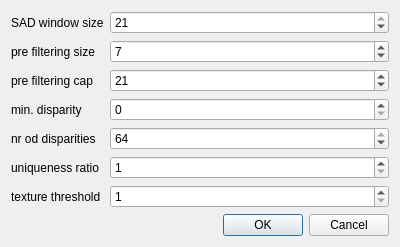
<?xml version="1.0" encoding="UTF-8"?>
<ui version="4.0">
 <class>BMDialog</class>
 <widget class="QDialog" name="BMDialog">
  <property name="geometry">
   <rect>
    <x>0</x>
    <y>0</y>
    <width>400</width>
    <height>227</height>
   </rect>
  </property>
  <property name="windowTitle">
   <string>BMDialog</string>
  </property>
  <layout class="QFormLayout" name="formLayout">
   <item row="0" column="0">
    <widget class="QLabel" name="label">
     <property name="text">
      <string>SAD window size</string>
     </property>
    </widget>
   </item>
   <item row="1" column="0">
    <widget class="QLabel" name="label_2">
     <property name="text">
      <string>pre filtering size</string>
     </property>
    </widget>
   </item>
   <item row="2" column="0">
    <widget class="QLabel" name="label_3">
     <property name="text">
      <string>pre filtering cap</string>
     </property>
    </widget>
   </item>
   <item row="3" column="0">
    <widget class="QLabel" name="label_4">
     <property name="text">
      <string>min. disparity</string>
     </property>
    </widget>
   </item>
   <item row="4" column="0">
    <widget class="QLabel" name="label_5">
     <property name="text">
      <string>nr od disparities</string>
     </property>
    </widget>
   </item>
   <item row="5" column="0">
    <widget class="QLabel" name="label_6">
     <property name="text">
      <string>uniqueness ratio</string>
     </property>
    </widget>
   </item>
   <item row="6" column="0">
    <widget class="QLabel" name="label_7">
     <property name="text">
      <string>texture threshold</string>
     </property>
    </widget>
   </item>
   <item row="4" column="1">
    <widget class="QSpinBox" name="dispBox">
     <property name="minimum">
      <number>16</number>
     </property>
     <property name="maximum">
      <number>64</number>
     </property>
     <property name="singleStep">
      <number>16</number>
     </property>
     <property name="value">
      <number>64</number>
     </property>
    </widget>
   </item>
   <item row="0" column="1">
    <widget class="QSpinBox" name="sadBox">
     <property name="minimum">
      <number>1</number>
     </property>
     <property name="maximum">
      <number>21</number>
     </property>
     <property name="singleStep">
      <number>2</number>
     </property>
     <property name="value">
      <number>21</number>
     </property>
    </widget>
   </item>
   <item row="1" column="1">
    <widget class="QSpinBox" name="preSizeBox">
     <property name="minimum">
      <number>1</number>
     </property>
     <property name="maximum">
      <number>21</number>
     </property>
     <property name="singleStep">
      <number>2</number>
     </property>
     <property name="value">
      <number>7</number>
     </property>
    </widget>
   </item>
   <item row="2" column="1">
    <widget class="QSpinBox" name="preCapBox">
     <property name="minimum">
      <number>3</number>
     </property>
     <property name="maximum">
      <number>31</number>
     </property>
     <property name="singleStep">
      <number>2</number>
     </property>
     <property name="value">
      <number>21</number>
     </property>
    </widget>
   </item>
   <item row="3" column="1">
    <widget class="QSpinBox" name="minDispBox">
     <property name="maximum">
      <number>25</number>
     </property>
    </widget>
   </item>
   <item row="5" column="1">
    <widget class="QSpinBox" name="uniqueBox">
     <property name="minimum">
      <number>1</number>
     </property>
     <property name="maximum">
      <number>21</number>
     </property>
     <property name="singleStep">
      <number>2</number>
     </property>
    </widget>
   </item>
   <item row="6" column="1">
    <widget class="QSpinBox" name="textureBox">
     <property name="minimum">
      <number>1</number>
     </property>
     <property name="maximum">
      <number>20</number>
     </property>
    </widget>
   </item>
   <item row="7" column="0" colspan="2">
    <widget class="QDialogButtonBox" name="buttonBox">
     <property name="standardButtons">
      <set>QDialogButtonBox::Cancel|QDialogButtonBox::Ok</set>
     </property>
    </widget>
   </item>
  </layout>
 </widget>
 <layoutdefault spacing="6" margin="11"/>
 <resources/>
 <connections/>
</ui>
